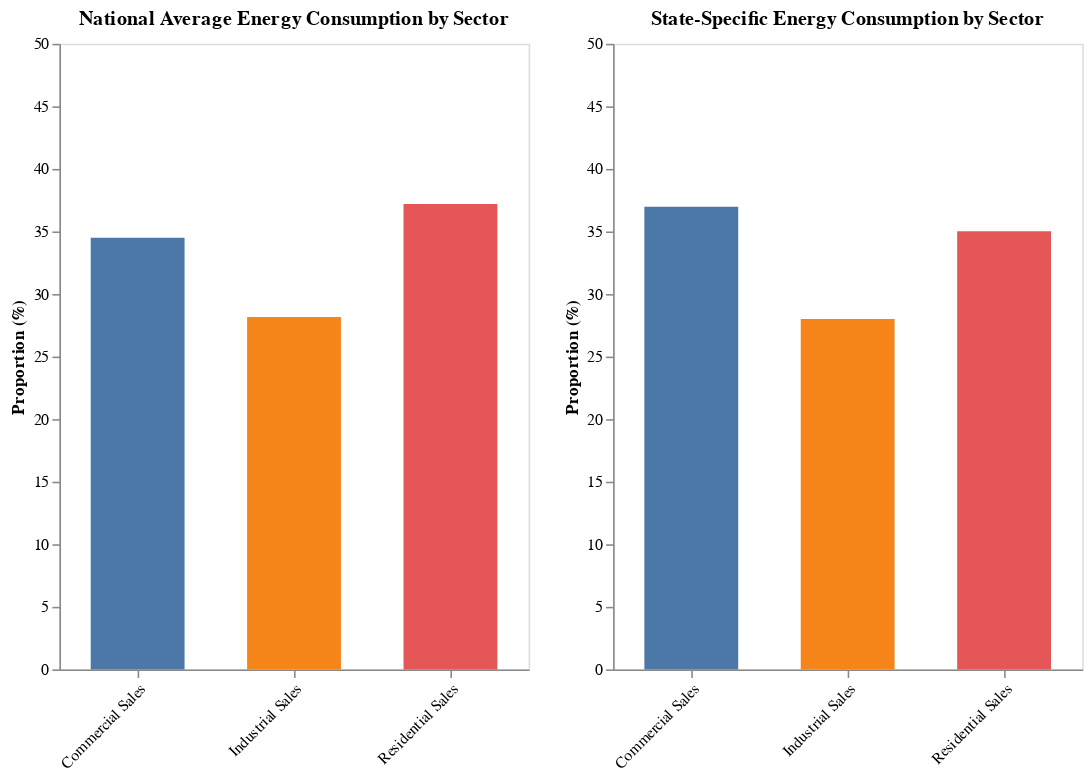

Notebook cell for this chart:
### Markdown cell above
***Interactive Bar Chart***

### Code cell
all_states_avg['Sector'] = all_states_avg['Sector'].str.replace(' per Capita', '')
all_states_avg = all_states_avg[all_states_avg['Sector'] != 'Transportation Sales']

national_avg = national_avg[national_avg['Sector'] != 'Transportation Sales']
# National Chart
national_chart = alt.Chart(national_avg).mark_bar(size=60).encode(
    x=alt.X('Sector:N', title='', axis=alt.Axis(labelAngle=-45)),
    y=alt.Y('Percentage:Q', title='Proportion (%)', scale=alt.Scale(domain=[0, 50])),
    color='Sector:N'
).properties(
    title='National Average Energy Consumption by Sector',
    width=300,
    height=400
)

# Interactive State Chart
state_dropdown = alt.binding_select(options=list(all_states_avg['State'].unique()), name="Select State: ")
state_selection = alt.selection_single(fields=['State'], bind=state_dropdown, name='State', value='Michigan')

interactive_state_chart = alt.Chart(all_states_avg).mark_bar(size=60).encode(
    x=alt.X('Sector:N', title='', axis=alt.Axis(labelAngle=-45)),
    y=alt.Y('Percentage:Q', title='Proportion (%)', scale=alt.Scale(domain=[0, 50])),
    color=alt.Color('Sector:N', legend=None),
    tooltip=['State', 'Sector', 'Percentage']
).add_selection(
    state_selection
).transform_filter(
    state_selection
).properties(
    title='State-Specific Energy Consumption by Sector',
    width=300,
    height=400
)

# Combine charts into a single view
combined_chart = alt.hconcat(
    national_chart,
    interactive_state_chart
).configure_axis(
    grid=False
).resolve_scale(
    color='shared'
)

combined_chart

### Figure 1 — Vega-Lite specification as saved in the notebook (floating-point values rounded to 4 significant figures; data arrays with more than 128 entries replaced by an {"elided": "..."} marker saying what was removed)
{"usermeta": {"embedOptions": {"theme": "latimes"}}, "config": {"view": {"continuousWidth": 300, "continuousHeight": 300}, "axis": {"grid": false}}, "hconcat": [{"data": {"name": "data-ae30cccc99bb095be10310dc6d610caf"}, "mark": {"type": "bar", "size": 60}, "encoding": {"color": {"field": "Sector", "type": "nominal"}, "x": {"axis": {"labelAngle": -45}, "field": "Sector", "title": "", "type": "nominal"}, "y": {"field": "Percentage", "scale": {"domain": [0, 50]}, "title": "Proportion (%)", "type": "quantitative"}}, "height": 400, "title": "National Average Energy Consumption by Sector", "width": 300}, {"data": {"name": "data-d1adc49f825657405d375235fd811304"}, "mark": {"type": "bar", "size": 60}, "encoding": {"color": {"field": "Sector", "legend": null, "type": "nominal"}, "tooltip": [{"field": "State", "type": "nominal"}, {"field": "Sector", "type": "nominal"}, {"field": "Percentage", "type": "quantitative"}], "x": {"axis": {"labelAngle": -45}, "field": "Sector", "title": "", "type": "nominal"}, "y": {"field": "Percentage", "scale": {"domain": [0, 50]}, "title": "Proportion (%)", "type": "quantitative"}}, "height": 400, "name": "view_1", "title": "State-Specific Energy Consumption by Sector", "transform": [{"filter": {"param": "State"}}], "width": 300}], "params": [{"name": "State", "select": {"type": "point", "fields": ["State"]}, "bind": {"input": "select", "options": ["Alabama", "Alaska", "Arizona", "Arkansas", "California", "Colorado", "Connecticut", "Delaware", "Florida", "Georgia", "Hawaii", "Idaho", "Illinois", "Indiana", "Iowa", "Kansas", "Kentucky", "Louisiana", "Maine", "Maryland", "Massachusetts", "Michigan", "Minnesota", "Mississippi", "Missouri", "Montana", "Nebraska", "Nevada", "New Hampshire", "New Jersey", "New Mexico", "New York", "North Carolina", "North Dakota", "Ohio", "Oklahoma", "Oregon", "Pennsylvania", "Rhode Island", "South Carolina", "South Dakota", "Tennessee", "Texas", "Utah", "Vermont", "Virginia", "Washington", "West Virginia", "Wisconsin", "Wyoming"], "name": "Select State: "}, "value": "Michigan", "views": ["view_1"]}], "resolve": {"scale": {"color": "shared"}}, "$schema": "https://vega.github.io/schema/vega-lite/v5.20.1.json", "datasets": {"data-ae30cccc99bb095be10310dc6d610caf": [{"Sector": "Commercial Sales", "Percentage": 34.51}, {"Sector": "Industrial Sales", "Percentage": 28.16}, {"Sector": "Residential Sales", "Percentage": 37.2}], "data-d1adc49f825657405d375235fd811304": {"elided": "150 records"}}}
